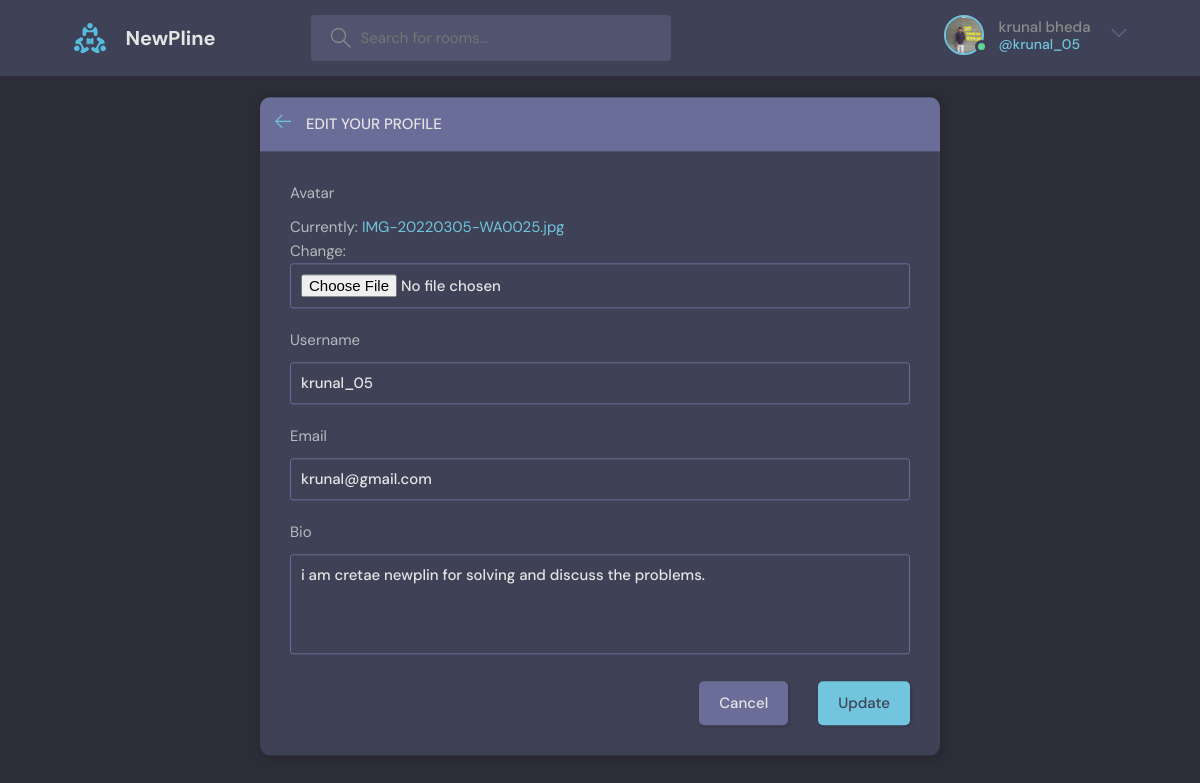
The page /update-user/ (signed in) on the database its author committed.
### base/models.py (models this page shows)
class User(AbstractUser):
    name =  models.CharField(max_length=200,null=True)
    email = models.EmailField(unique=True,null=True)
    bio = models.TextField(null=True)
    avatar = models.ImageField(null=True,default="avatar.svg")
    USERNAME_FIELD = 'email'
    REQUIRED_FIELDS = []

### base/views.py (the view)
# urls.py: path('update-user/', views.updateuser, name='update-user'),
@ login_required(login_url='login')
def updateuser(request):
    user = request.user
    form = UserForm(instance=user)
    if request.method == 'POST':
        form = UserForm(request.POST,request.FILES,instance=user)
        if form.is_valid():
            form.save()
            return redirect('user-profile',pk=user.id)
    return render(request,'base/update-user.html',{'form':form})

### base/forms.py
class UserForm(ModelForm):
    class Meta:
        model = User
        fields = ['avatar','username','email','bio']

### base/templates/base/update-user.html (shortened to what this page needs)
{% extends 'main.html' %}
{% block contant %}
    <main class="update-account layout">
        <div class="container">
            <div class="layout__box">
                <div class="layout__boxHeader">
                    <div class="layout__boxTitle">
                        <a href="{% url 'home' %}">
                            <svg version="1.1" xmlns="http://www.w3.org/2000/svg" width="32" height="32"
                                viewBox="0 0 32 32">
                                <title>arrow-left</title>
                                <path
                                    d="M13.723 2.286l-13.723 13.714 13.719 13.714 1.616-1.611-10.96-10.96h27.625v-2.286h-27.625l10.965-10.965-1.616-1.607z">
                                </path>
                            </svg>
                        </a>
                        <h3>Edit your profile</h3>
                    </div>
                </div>
                <div class="layout__body">
                    <form class="form" action="" method="POST" enctype="multipart/form-data">
                        {% for field in form %}
                        <div class="form__group">
                            <label for="profile_pic">{{field.label}}</label>
                            {{field}}
                        </div>
                        {% endfor %}
                        <div class="form__action">
                            <a class="btn btn--dark" href="{% url 'home' %}">Cancel</a>
                            <button class="btn btn--main" type="submit">Update</button>
                        </div>
                    </form>
                </div>
            </div>
        </div>
    </main>
{% endblock contant %}

### templates/navbar.html (shortened to what this page needs)
{% load static %}
<header class="header header--loggedIn">
    <div class="container">
      <a href="{% url 'home'%}" class="header__logo">
        <img src="{% static 'images/logo.svg' %}" />
        <h1>NewPline</h1>
      </a>
      <form class="header__search" method="GET" action="{% url 'home' %}">
        <label>
          <input name="q" placeholder="Search for rooms..." />
        </label>
      </form>
      <nav class="header__menu">
        {% if request.user.is_authenticated  %}
        <div class="header__user">
          <a href="{% url 'update-user' %}">
            <div class="avatar avatar--medium active">
              <img src="{{request.user.avatar.url}}" />
            </div>
            <p>{{request.user.name}}<span>@{{request.user.username}}</span></p>
          </a>
          <button class="dropdown-button">
            <svg version="1.1" xmlns="http://www.w3.org/2000/svg" width="32" height="32" viewBox="0 0 32 32">
              <title>chevron-down</title>
              <path d="M16 21l-13-13h-3l16 16 16-16h-3l-13 13z"></path>
            </svg>
          </button>
        </div>
        {% endif %}
      </nav>
    </div>
  </header>

### rows shown on the page
User: user.avatar (picture), user.name "krunal bheda", user.username "krunal_05", form "krunal_05" "krunal@gmail.com" "i am cretae newplin for solving and discuss the problems."

### other values the page prints
{{ field.label }} "Avatar" "Username" "Email" "Bio"
